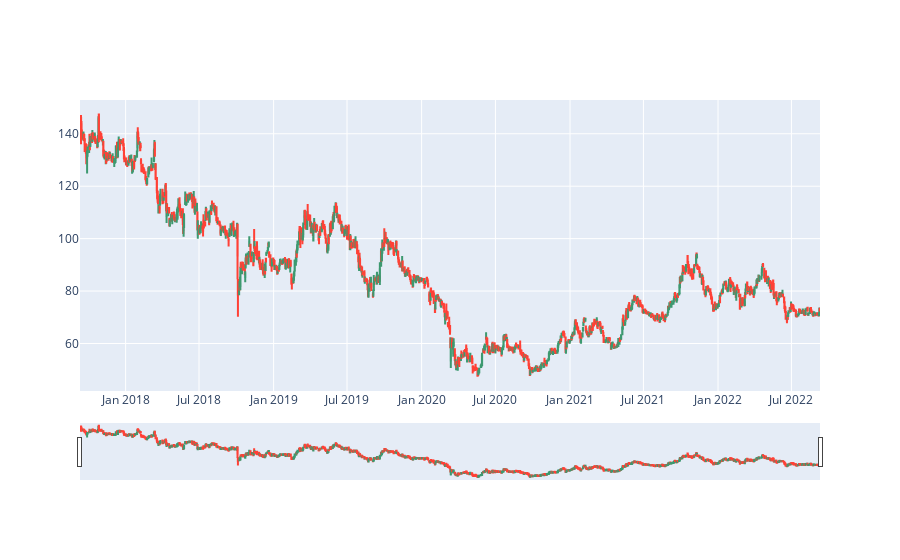

Notebook cell for this chart:
### Code cell
import plotly.graph_objects as go

plt.figure(figsize=(24,16))
fig = go.Figure(data=[go.Candlestick(x=df.index, 
                open=IOC['Open'],
                high = IOC['High'],
                low = IOC['Low'],
                close = IOC['Close'])])
fig.update_layout(xaxis_rangeslider_visible=True)
fig.show()

### Figure 1 — Plotly figure (JSON) as saved in the notebook; plotly's stock layout.template omitted (floating-point values rounded to 4 significant figures; data arrays with more than 128 entries replaced by an {"elided": "..."} marker saying what was removed)
{"data": [{"close": {"elided": "1236 float values"}, "high": {"elided": "1236 float values"}, "low": {"elided": "1236 float values"}, "open": {"elided": "1236 float values"}, "x": {"elided": "12169 str values"}, "type": "candlestick"}], "layout": {"xaxis": {"rangeslider": {"visible": true}}}}
